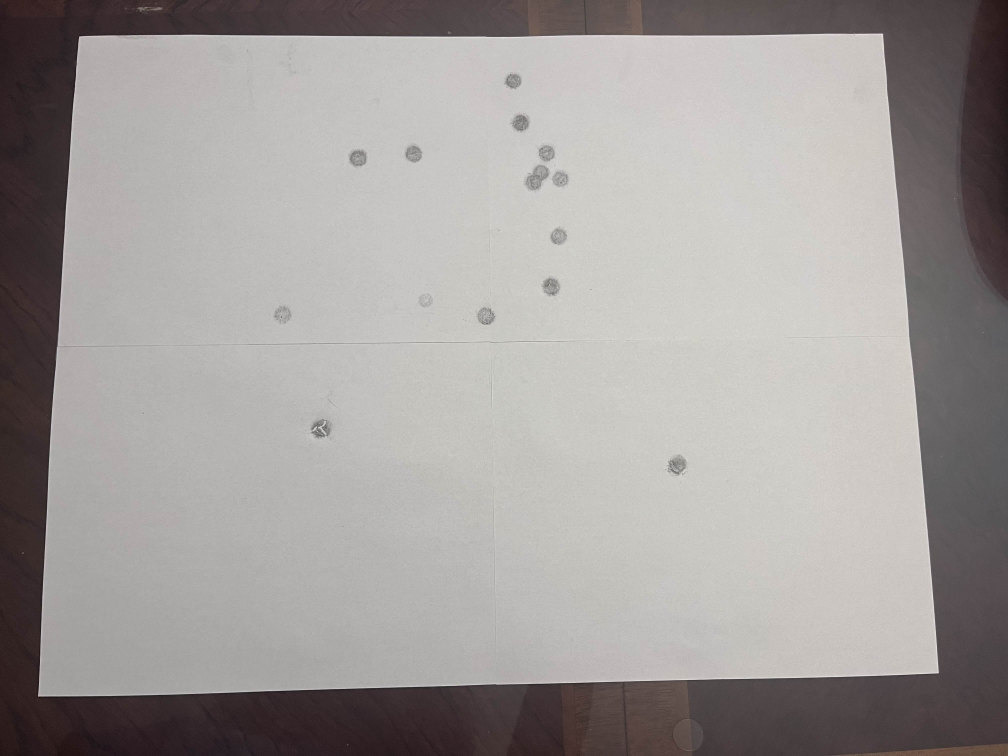
//> input picture images/testtarget15.jpg, 4032 x 3024 px (shown at 1/4 size)
$ ./maps images/testtarget15.jpg   (built with g++ and OpenCV 4)
//> lines starting //> are read from the running program, lines starting //| are printed output that depends on the picture; after the words box and inside, x2 and y2 are one past the last pixel; in counts of white or black regions, pixels touching at a corner belong together
#include <opencv2/opencv.hpp>
#include <iostream>

cv::Mat sourceImage;
int threshold = 30;

int cornersOfPaper[4][2] = {{759, 797}, {2865, 406}, {3561, 1912}, {965, 2576}};

// The width and height of your paper target. These can be in any unit, but the units must be the same.
double targetWidth = 11;
double targetHeight = 8.5;

std::vector<cv::Point2f> findCornersOfTarget() {
    std::vector<cv::Point2f> out;

    for (int i = 0; i < 4; i++) {
        out.push_back(cv::Point2f(cornersOfPaper[i][0], cornersOfPaper[i][1]));
    }

    return out;
}

cv::Mat transformImage(cv::Mat image) {
    double aspectRatio = targetWidth / targetHeight;
    std::cout << "ASPECT RATIO" << aspectRatio << std::endl;

    std::vector<cv::Point2f> destinationPoints;
    destinationPoints.push_back(cv::Point2f(0, 0));
    destinationPoints.push_back(cv::Point2f(1500, 0));
    destinationPoints.push_back(cv::Point2f(1500, 1500 / aspectRatio));
    destinationPoints.push_back(cv::Point2f(0, 1500 / aspectRatio));

    cv::Mat transform = cv::getPerspectiveTransform(findCornersOfTarget(), destinationPoints, cv::DECOMP_LU);

    cv::warpPerspective(image, image, transform, cv::Size(1500, 1500/aspectRatio));

    return image;
}

cv::Mat processImage(cv::Mat image) {
    // Convert to grayscale
    cv::cvtColor(image, image, cv::ColorConversionCodes::COLOR_BGR2GRAY);

    // Blur
    cv::GaussianBlur(image, image, cv::Size(cv::Point2i(15, 15)), 0.0);

    cv::threshold(image, image, threshold, 255, cv::ThresholdTypes::THRESH_BINARY_INV);

    //image = transformImage(image);

    std::vector<std::vector<cv::Point>> contours;
    //cv::OutputArray fdsafdss;
    cv::findContours(image, contours, cv::RETR_CCOMP, cv::CHAIN_APPROX_SIMPLE);

    // Covert back to rgb so we can draw the contours in a different color
    cv::cvtColor(image, image, cv::ColorConversionCodes::COLOR_GRAY2BGR);

    for (auto contour : contours) {
        for (int i = 0; i < contour.size() - 1; i++) {
            cv::line(image, contour[i], contour[i+1], cv::Scalar(0, 255, 0), 2);
        }
    }

    return image;
}

void reprocessImage(int, void*) {
    cv::imshow("Display window", processImage(sourceImage));
}

int main(int argc, char** argv) {
    // Check if image path is provided as a command line argument
    if (argc != 2) {
        std::cout << "Usage: ./DisplayImage <Image_Path>" << std::endl;
        return -1;
    }

    // Read the image file
    sourceImage = cv::imread(argv[1]);
//> sourceImage is the input picture: 3024 rows x 4032 cols, CV_8UC3; mean B, G, R 154, 155.8, 160.1

    // Scale the image so it fits on my screen
    //cv::resize(sourceImage, sourceImage, cv::Size(), 0.2, 0.2, cv::INTER_LINEAR);

    // Check for failure
    if (sourceImage.empty()) {
        std::cout << "Could not open or find the image" << std::endl;
        return -1;
    }

    cv::Mat image = processImage(sourceImage);
//> in processImage, `cv::threshold(image, image, threshold, 255, cv::ThresholdTypes::THRESH..`:
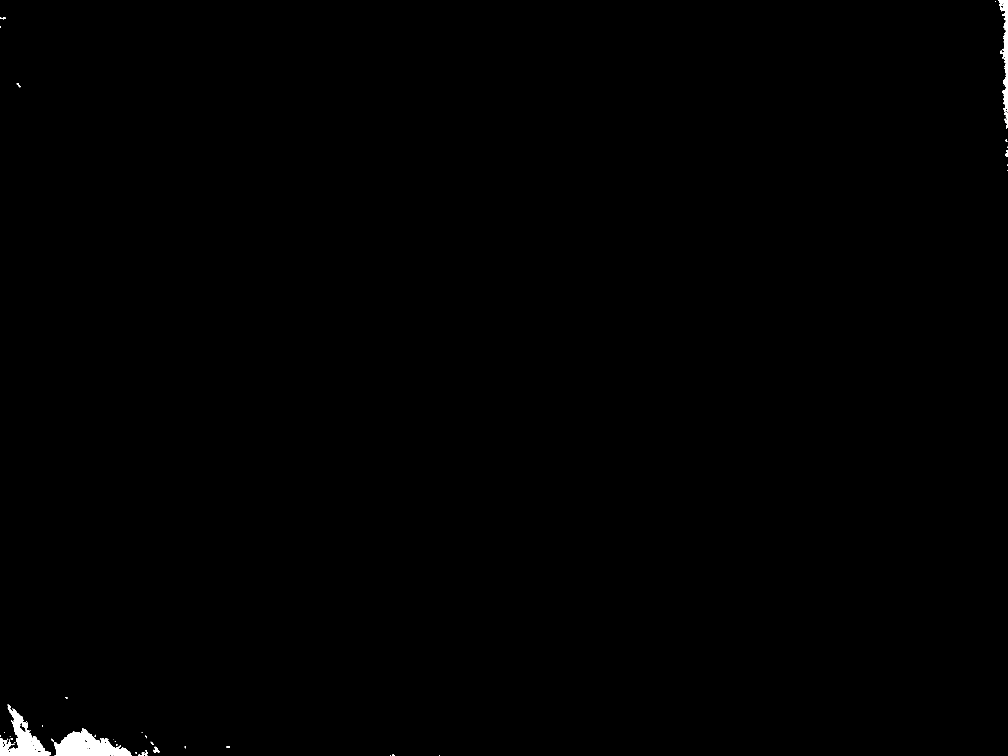
//> image: 3024 rows x 4032 cols, CV_8UC1 (shown at 1/4 size); 0.35% white; 49 white regions (23 under 20 px)
//> in processImage, `cv::findContours(image, contours, cv::RETR_CCOMP, cv::CHAIN_APPROX_SIM..`: contours = 72 contours, 37 with area under 20; largest, box (x1, y1, x2, y2) and area: (217, 2912, 525, 3024) 18800, (0, 2818, 204, 3024) 15440, (3994, 0, 4032, 447) 6130, (74, 2888, 107, 2931) 528, (612, 2987, 638, 3011) 258
//> in processImage, `cv::cvtColor(image, image, cv::ColorConversionCodes::COLOR_GRAY2BGR);`: image: 3024 rows x 4032 cols, CV_8UC3; 0.35% white; 49 white regions (23 under 20 px), largest, box (x1, y1, x2, y2) and area: (217, 2912, 525, 3024) 19025, (0, 2818, 204, 3024) 15040, (3994, 0, 4032, 447) 6715
//> the loop in processImage, `for (auto contour : contours)` made 72 passes
//> contour on passes 17, 29: 2 Points (x, y): [454, 2959], [455, 2959], 3 Points (x, y): [122, 2921], [122, 2922], [123, 2922]

    // Create a window
    cv::namedWindow("Display window", cv::WINDOW_NORMAL);
    cv::createTrackbar("Threshold", "Display window", &threshold, 255, reprocessImage);

    // Create a window for the transformed image
    cv::namedWindow("Transformed image", cv::WINDOW_NORMAL);
    cv::imshow("Transformed image", transformImage(sourceImage));
//> in transformImage, `cv::warpPerspective(image, image, transform, cv::Size(1500, 1500/aspec..`:
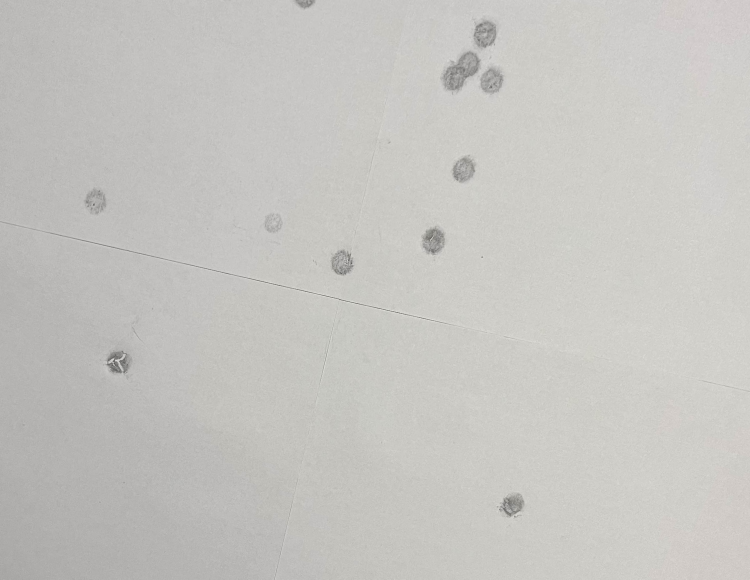
//> image: 1159 rows x 1500 cols, CV_8UC3 (shown at 1/2 size); mean B, G, R 192.8, 196.5, 197.5

    // Show our image inside the created window
    cv::imshow("Display window", image);

    // Wait for any keystroke in the window
    cv::waitKey(0);
//> the loop in processImage (call 2), `for (auto contour : contours)` made 72 passes

    return 0;
}
